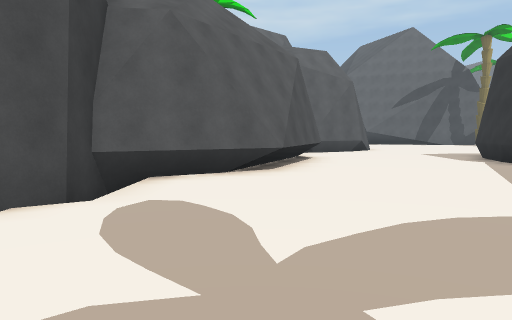
view 1 (above)

21 first-person views from a walk through a Unity game level. The camera is 1.4 m above the floor, tilts 4° down and sees 70° across. The floor is counted in squares, 2 m on a side. Each view is taken from the middle of a square. On the plan, view 1 faces up. The plan holds only what a view shows up to about 11 squares ahead; the rest is blank. The place goes on beyond the plan. Some surface patterns are stand-ins.

view 2
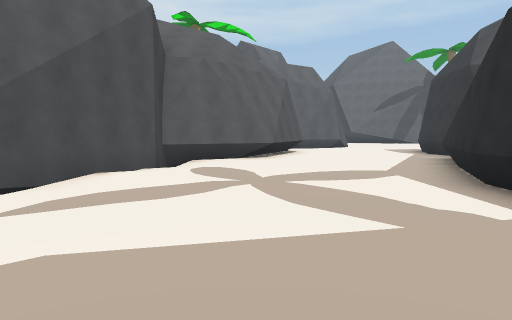

view 3
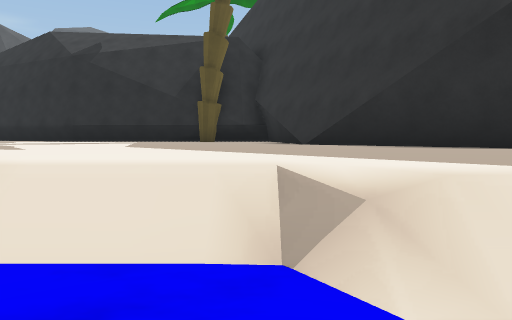

view 4
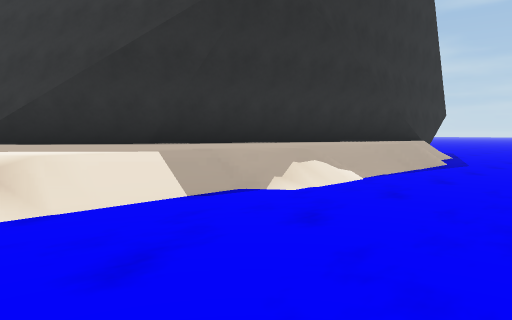

view 5
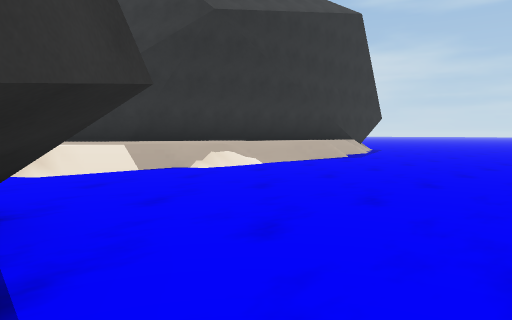

view 6
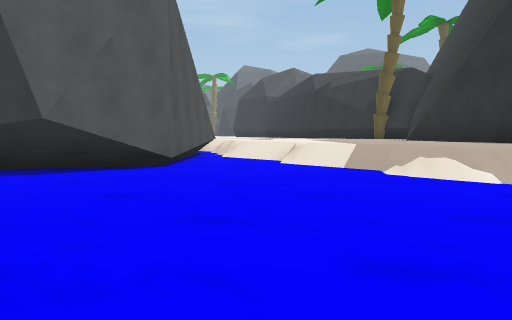

view 7
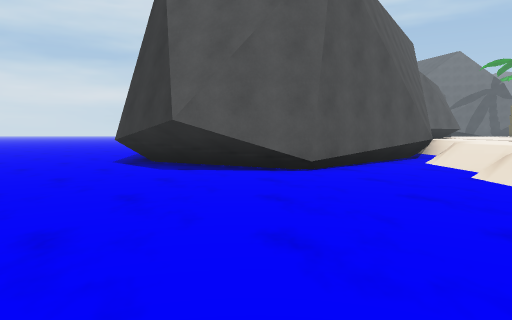

view 8
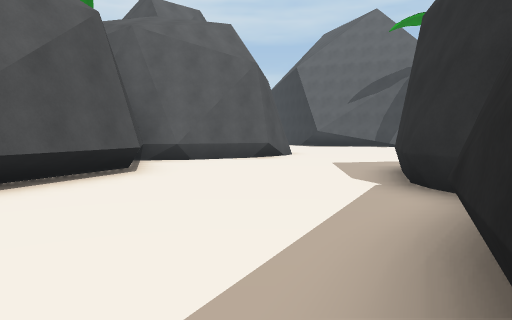

view 9
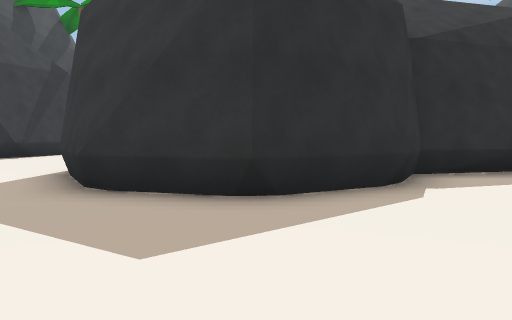

view 10
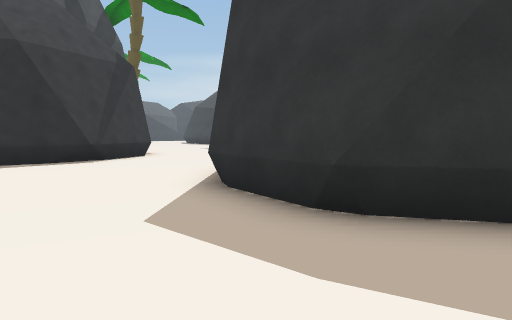

view 11
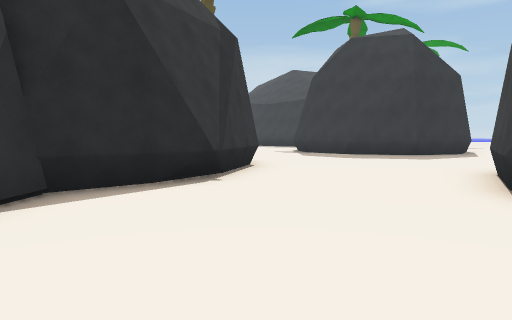

view 12
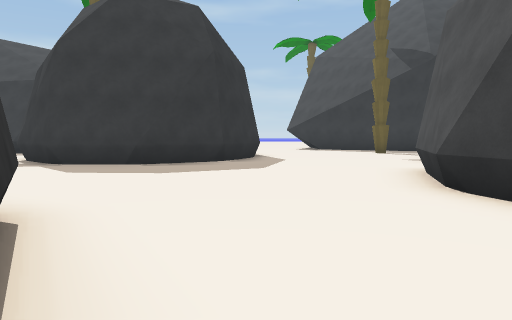

view 13
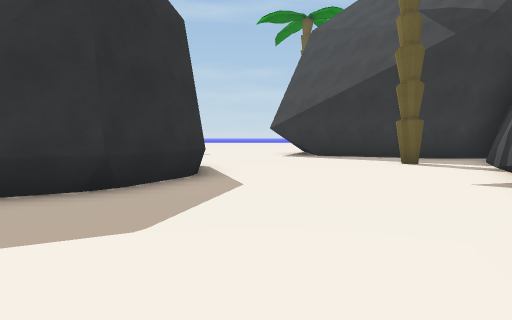

view 14
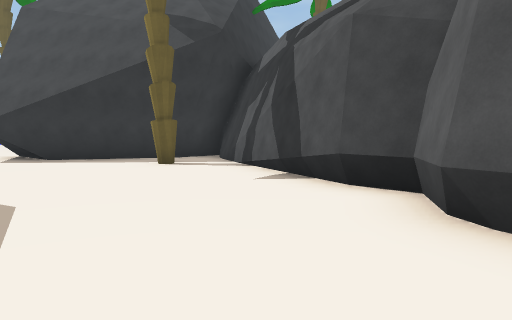

view 15
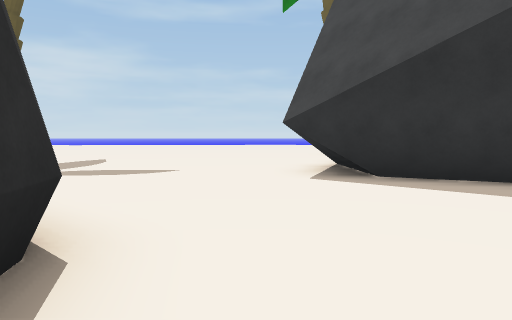

view 16
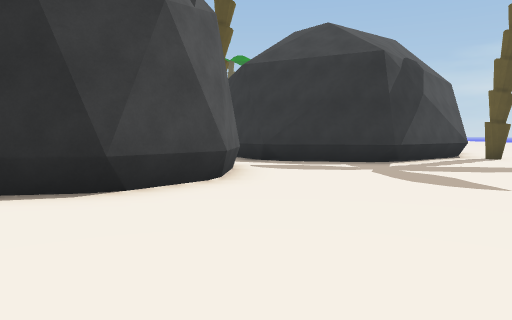

view 17
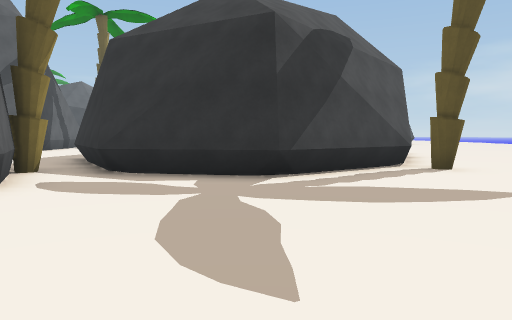

view 18
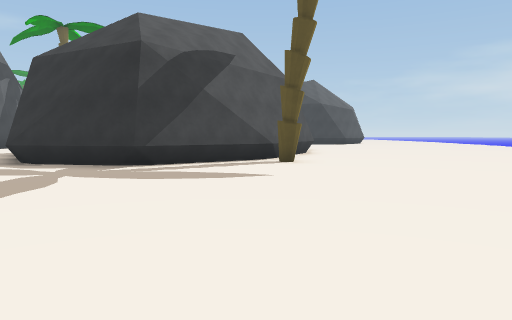

view 19
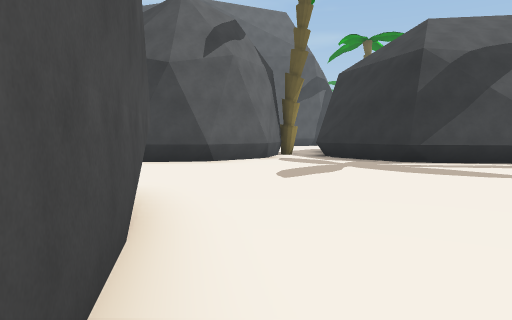

view 20
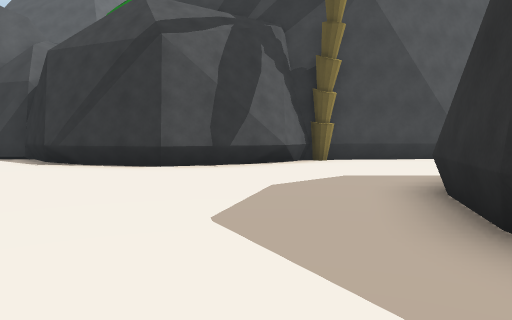

view 21
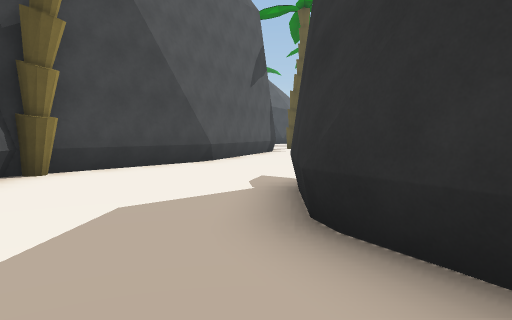

### Floor plan
Key: @ floor where view 1 was taken; # wall or solid block; . main floor; - floor 1 m lower than the main floor; / step, stairs or slope; ~ water the walk can cross; ≈ water the walk keeps out of; T tree.
Columns run from 12 left of view 1 to 25 right of it. Each row starts with its distance up from view 1.
 15               ###...... ....
 14              ##..............#
 13              #...............#
 12              #......####.....#
 11              #.....##    ....##
 10              #.....#     #....#
  9              #.....#     #....###
  8             ##.....#     #......##T#
  7            ##.....##     #.........###
  6          ###.....##      #...........#
  5          #/......#     ###............
  4          #/......#     #..............
  3         ##......##     #......####....
  2         #/......#     ##.....##  ##
  1        ##/.....##     #.....##
  0        #-/..@..#     ##.....##
 -1       ##/......#     #.......#     ...
 -2 ### ###/.......#    ##.T.....#########
 -3 ~####~~/.......#    #.............##
 -4 ~~≈~~~~/.......#    ####..........#
 -5 ~~~~~~~.....####       ###.......##
 -6 ~~~~~~~....##            ##......##
 -7 ~~~~~~~....#             #........#
 -8 ~~~~~~/...##            ##........##
 -9 ~~~~~~/...#             #..........##
-10 ~~~~~~/..##             ..........T.#
-11  ~~~~~/..#                 ..........

Positions as (right, up) in squares from view 1, and headings:
1: (0, 0), facing up
2: (0, -4), facing up
3: (-7, -4), facing right
4: (-9, -4), facing down-right
5: (-12, -3), facing down-right
6: (-12, -10), facing up-right
7: (-9, -10), facing up
8: (4, 4), facing up
9: (4, 14), facing down-right
10: (7, 15), facing down-right
11: (12, 15), facing down-right
12: (16, 12), facing down
13: (15, 7), facing down
14: (16, 6), facing down-left
15: (15, 1), facing down
16: (12, -3), facing right
17: (15, -6), facing right
18: (13, -9), facing right
19: (12, -10), facing up-right
20: (14, 2), facing up-right
21: (16, 4), facing right
